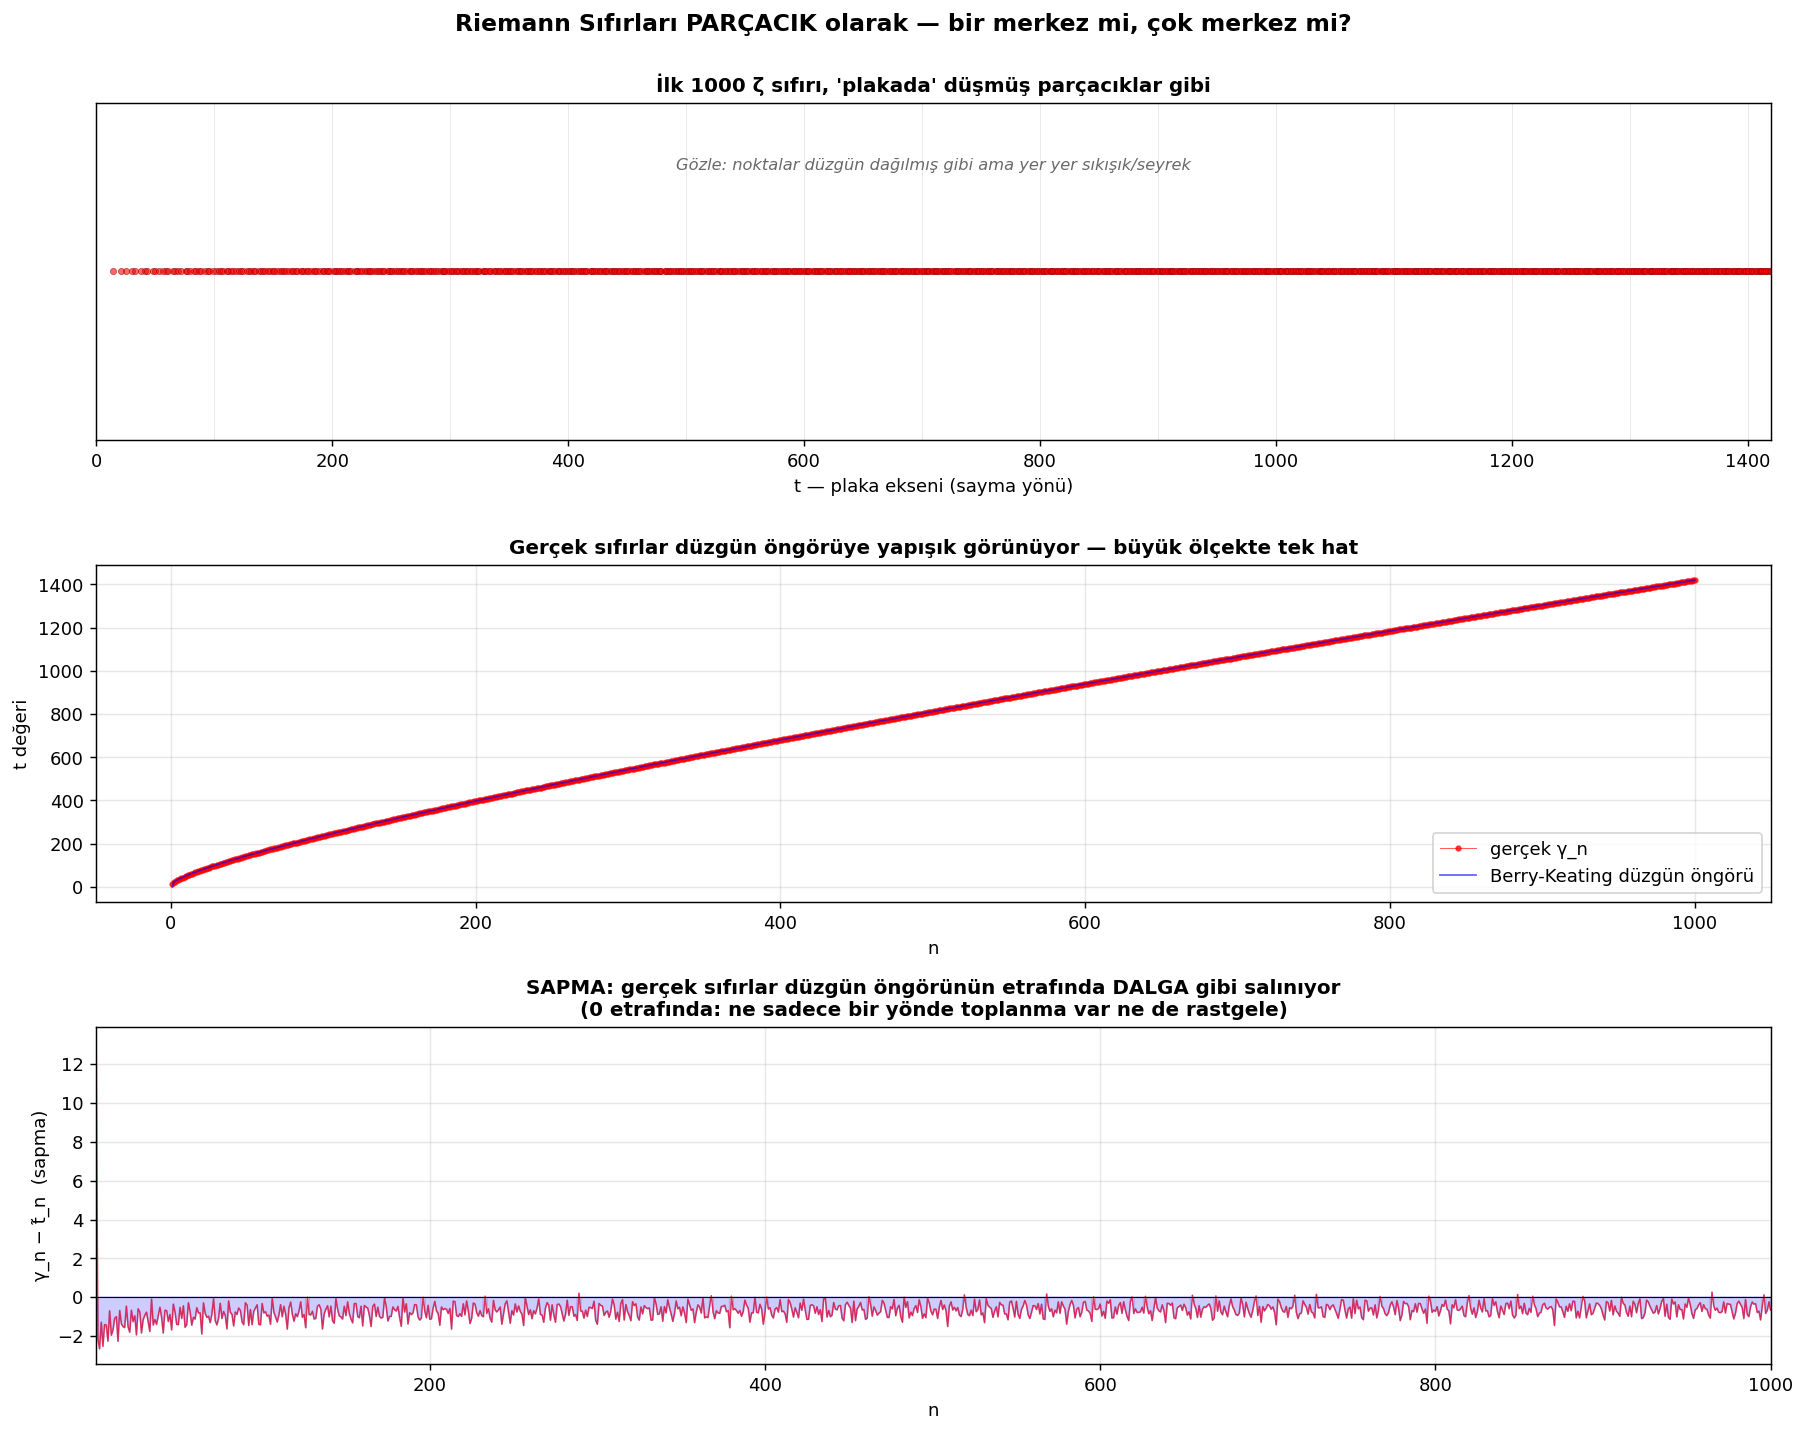

This figure's Python source:
"""
10 — Riemann Sıfırları Bir Dalga Deseni mi?
=============================================

Uğur'un sorusu: γ_n'leri parçacık gibi düşün — plakada nereye düşüyorlar?
Düzgün eşit aralıkta mı (bir merkez), yoksa dalga gibi salınıyorlar mı
(çok merkez)?

Test:
  1) Berry-Keating düzgün öngörü: t̃_n = N_BK⁻¹(n)
  2) Gerçek sıfır γ_n
  3) Sapma δ_n = γ_n - t̃_n  →  dalga gibi mi?

Eğer δ_n bir dalga deseni gösteriyorsa, sıfırlar gerçekten "girişim
çıktısı" gibi davranıyor demektir.
"""

import numpy as np
import matplotlib.pyplot as plt
from pathlib import Path

ROOT = Path(__file__).resolve().parent.parent
gamma = np.loadtxt(ROOT / "zeros_100k.txt")

# ============================================================
# Berry-Keating düzgün öngörü: N_BK(t) = (t/2π)log(t/(2πe)) + 7/8
# t̃_n: N_BK(t̃_n) = n  (Newton ile çöz)
# ============================================================
def t_of_n_BK(n):
    """n. sıfırın Berry-Keating yarı-klasik öngörüsü"""
    # ilk tahmin: t ~ 2πn / log(n)
    t = 2*np.pi * n / max(np.log(n+2), 1)
    for _ in range(60):
        F = (t/(2*np.pi))*np.log(t/(2*np.pi*np.e)) + 7/8 - n
        Fp = np.log(t/(2*np.pi*np.e))/(2*np.pi) + 1/(2*np.pi)
        t = t - F/Fp
        if t < 1: t = 1.0
    return t

N_use = 1000
t_pred = np.array([t_of_n_BK(n) for n in range(1, N_use+1)])
gamma_use = gamma[:N_use]

# Sapma (parçacığın "yer kayması")
delta = gamma_use - t_pred

print(f"Kullanılan sıfır sayısı: {N_use}")
print(f"Sapma istatistik: mean={delta.mean():.4f}, std={delta.std():.4f}")
print(f"Min sapma: {delta.min():.4f}, Max sapma: {delta.max():.4f}")

# ============================================================
# Plot — üç katman
# ============================================================
fig, axes = plt.subplots(3, 1, figsize=(14, 11))

# (1) Sıfırlar "plakada" düşmüş parçacıklar
ax = axes[0]
ax.scatter(gamma_use, np.zeros(N_use), s=12, c="red",
           alpha=0.6, edgecolors="darkred", linewidths=0.4)
ax.set_yticks([])
ax.set_xlim(0, gamma_use[-1])
ax.set_xlabel("t — plaka ekseni (sayma yönü)", fontsize=10)
ax.set_title(f"İlk {N_use} ζ sıfırı, 'plakada' düşmüş parçacıklar gibi",
             fontsize=11, fontweight="bold")
# Yer yer eşit aralık kontrol çizgileri
for tt in np.arange(0, gamma_use[-1], 100):
    ax.axvline(tt, color="grey", lw=0.3, alpha=0.3)
ax.text(gamma_use[-1]*0.5, 0.3,
        "Gözle: noktalar düzgün dağılmış gibi ama yer yer sıkışık/seyrek",
        ha="center", fontsize=9, style="italic", color="dimgrey")
ax.set_ylim(-0.5, 0.5)

# (2) Beklenen (Berry-Keating düzgün) vs gerçek
ax = axes[1]
n_arr = np.arange(1, N_use+1)
ax.plot(n_arr, gamma_use, "ro-", ms=2.5, lw=0.5, label="gerçek γ_n", alpha=0.7)
ax.plot(n_arr, t_pred, "b-", lw=1.0, alpha=0.6, label="Berry-Keating düzgün öngörü")
ax.set_xlabel("n", fontsize=10)
ax.set_ylabel("t değeri", fontsize=10)
ax.set_title("Gerçek sıfırlar düzgün öngörüye yapışık görünüyor — büyük ölçekte tek hat",
             fontsize=11, fontweight="bold")
ax.legend(loc="lower right", fontsize=10)
ax.grid(alpha=0.3)

# (3) SAPMA — dalga deseni var mı?
ax = axes[2]
ax.plot(n_arr, delta, color="crimson", lw=0.8, alpha=0.85)
ax.axhline(0, color="black", lw=0.6)
ax.fill_between(n_arr, delta, 0, where=(delta > 0), alpha=0.2, color="red")
ax.fill_between(n_arr, delta, 0, where=(delta < 0), alpha=0.2, color="blue")
ax.set_xlabel("n", fontsize=10)
ax.set_ylabel("γ_n − t̃_n  (sapma)", fontsize=10)
ax.set_title("SAPMA: gerçek sıfırlar düzgün öngörünün etrafında DALGA gibi salınıyor\n"
             "(0 etrafında: ne sadece bir yönde toplanma var ne de rastgele)",
             fontsize=11, fontweight="bold")
ax.grid(alpha=0.3)
ax.set_xlim(1, N_use)

# Sayısal: kaç salınım?
zero_crossings = np.sum(np.diff(np.sign(delta)) != 0)
print(f"Sıfır geçişi sayısı (delta'da): {zero_crossings}")
print(f"Yani yaklaşık {zero_crossings/2:.0f} 'dalga' var ilk {N_use} sıfırda")
print(f"Ortalama 'dalga genişliği': {N_use / max(zero_crossings/2, 1):.1f} sıfır")

plt.suptitle("Riemann Sıfırları PARÇACIK olarak — bir merkez mi, çok merkez mi?",
             fontsize=13, fontweight="bold", y=0.998)
plt.tight_layout()

out = Path(__file__).parent / "10_dalga_deseni.png"
plt.savefig(out, dpi=130, bbox_inches="tight")
print(f"\nKaydedildi: {out}")

# ============================================================
# Bonus: sapmanın kendisinin FOURIER'i
# (eğer dalga deseniyse, periyodik bileşenleri olmalı)
# ============================================================
from scipy.fft import rfft, rfftfreq
# n eksen mesafe = 1, sample rate = 1
fft_vals = np.abs(rfft(delta - delta.mean()))
freqs = rfftfreq(len(delta), d=1.0)

print(f"\nSapma sinyalinin en güçlü Fourier frekansları:")
top_k = np.argsort(fft_vals)[-5:][::-1]
for k in top_k:
    if freqs[k] > 0:
        period = 1/freqs[k]
        print(f"  frekans = {freqs[k]:.4f}, periyot = {period:.1f} sıfır, amplitüd = {fft_vals[k]:.2f}")
